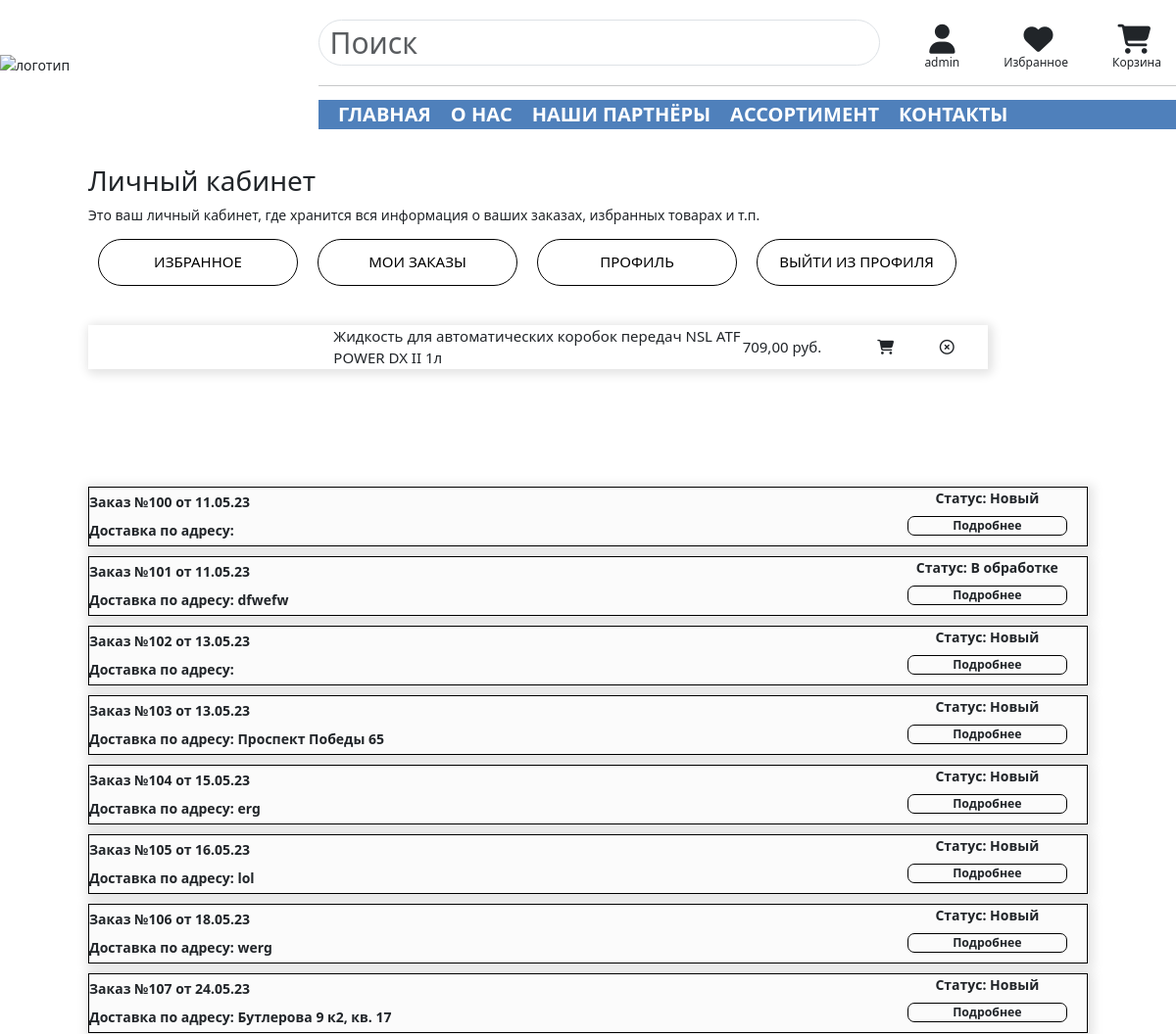
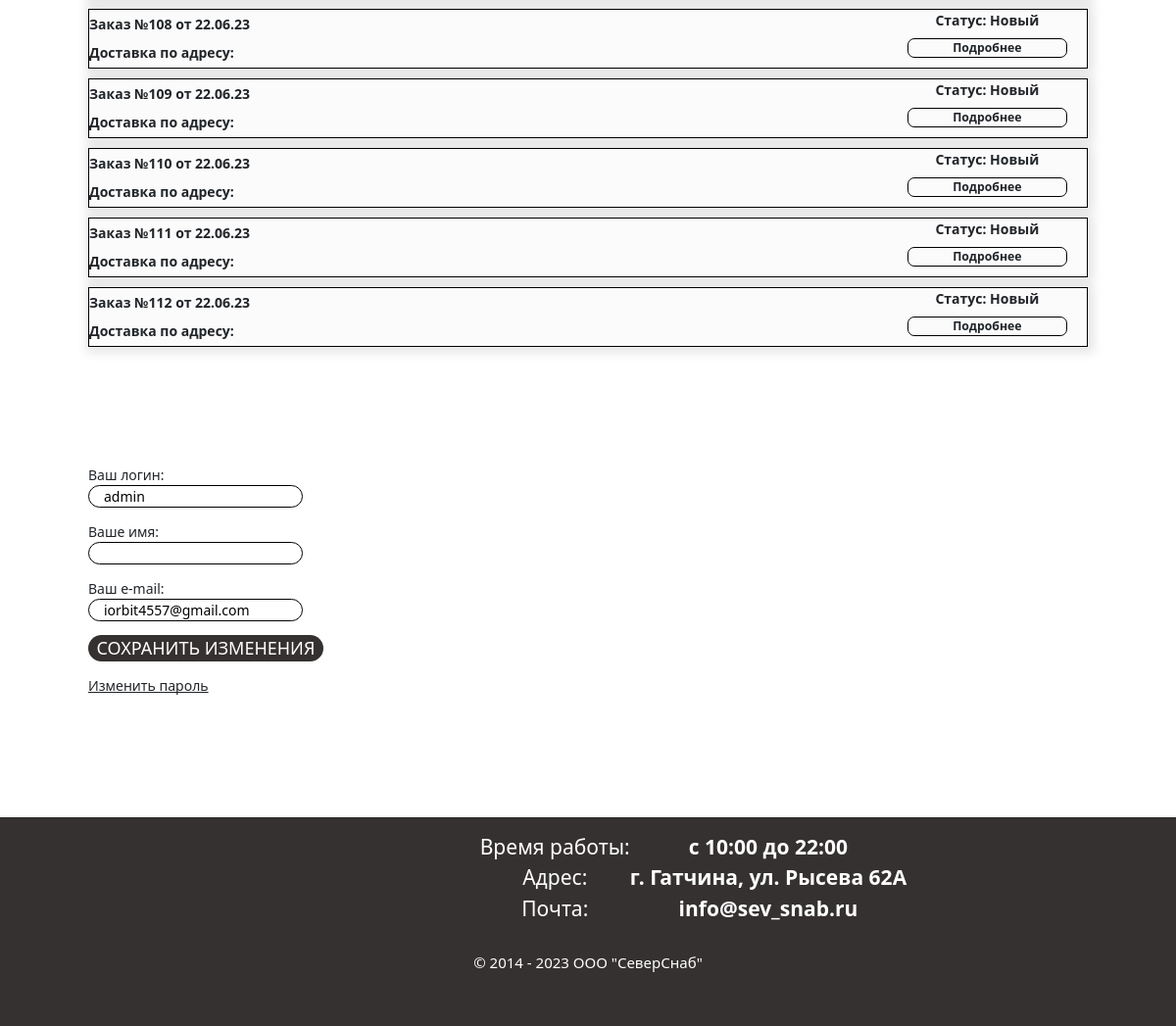
The app's page /account/ (signed in) with its own data (2 pictures, top to bottom).
### shop/models.py (models this page shows, shortened)
class Product(models.Model):
    code = models.CharField(max_length=100, primary_key=True, default=0, db_index=True)
    vendor_code = models.CharField(max_length=100, unique=True, null=True, blank=True, db_index=True)
    brand = models.ForeignKey(Brand, on_delete=models.CASCADE, null=True)
    name_m = models.CharField(max_length=200, null=True, db_index=True)
    name = models.CharField(max_length=200, db_index=True)
    visual_name = models.CharField(max_length=200, null=True, blank=True)
    category = models.ManyToManyField(Category)
    oiltype = models.ForeignKey(OilType, on_delete=models.CASCADE, blank=True, null=True, default='-')
    viscosity = models.ManyToManyField(Viscosity, blank=True, null=True, default='-')
    compound = models.ForeignKey(Compound, on_delete=models.CASCADE, blank=True, null=True, default='-')
    fuel = models.ManyToManyField(Fuel, blank=True, default='-')
    transmission = models.ManyToManyField(Transmission, blank=True, default='-')
    volume = models.IntegerField(null=True, blank=True, default='-')
    related_products = models.ManyToManyField('self', blank=True)
    description = models.TextField(null=True, blank=True, default='-')
    stock = models.PositiveIntegerField(default=0)
    price = models.DecimalField(max_digits=10, decimal_places=2)
    available = models.BooleanField(default=True)
    security_pasport = models.CharField(max_length=300, null=True, blank=True)
    tech_desc = models.CharField(max_length=300, null=True, blank=True)
    is_favorite = models.BooleanField(default=False)
    img = ProcessedImageField(upload_to='shop/img/products',
                              processors=[ResizeToFit(245.69, 317.97)],
                              options={'quality': 90},null=True, blank=True)

### orders/models.py (models this page shows, shortened)
class Order(models.Model):
    status = models.CharField('Статус', max_length=20, choices=STATUS_CHOICES, default='new')
    user = models.ForeignKey(User, on_delete=models.CASCADE, null=True)
    type = models.CharField('Тип клиента', max_length=200, null=True)
    full_name = models.CharField('Ф.И.О.', max_length=200, null=True)
    phone = models.CharField('Телефон', max_length=200, null=True)
    email = models.EmailField('Email', null=True)
    address = models.CharField('Адрес', max_length=250, blank=True)
    postal_code = models.CharField('Почтовый индекс', max_length=20)
    way_to_get = models.CharField('Способ получения', max_length=200, null=True, blank=True)
    comment = models.TextField('Комментарий', null=True, blank=True)
    created = models.DateTimeField('Создано',auto_now_add=True)
    updated = models.DateTimeField('Обновлено', auto_now=True)
    paid = models.BooleanField('Оплачено', default=False)
    manager_status = models.BooleanField('Рассмотрено', default=False, blank=False)

### account/views.py (the view)
# urls.py: path('', views.dashboard, name='dashboard'),
@login_required
def dashboard(request):
    favorite_products = Product.objects.filter(favorite__user=request.user)
    orders = models.Order.objects.filter(user=request.user)
    if request.method == 'POST':
        form = UserChangeForm(request.POST, instance=request.user)
        if form.is_valid():
            form.save()
    else:
        form = UserChangeForm(instance=request.user)
    data = {
        'favorite_products': favorite_products,
        'orders': orders,
        'form': form,
        'user': request.user,
        'section': 'dashboard',
    }
    return render(request, 'account/dashboard.html', data)

### account/forms.py
class UserChangeForm(UserChangeForm):
    class Meta(UserChangeForm.Meta):
        model = User
        fields = ('username', 'first_name', 'last_name', 'email')

### cart/cart.py (called while the page is built)
    def __len__(self):
        return sum(item['quantity'] for item in self.cart.values())

### cart/context_processors.py (called while the page is built)
def cart(request):
    return {'cart': Cart(request)}

### account/templates/account/dashboard.html (shortened to what this page needs)
{% extends 'shop/base.html' %}
{% load static %}
{% block content %}
    <div class="dashboard">
        <div class="dashboard_body">
            <div class="dashboard_content">
                <h2>Личный кабинет</h2>
                <p>Это ваш личный кабинет, где хранится вся информация о ваших заказах, избранных товарах и т.п.</p>
                <div class="tabs">
                    <button class="tablinks" onclick="openTab(event, 'favorites')">Избранное</button>
                    <button class="tablinks" onclick="openTab(event, 'orders')">Мои заказы</button>
                    <button class="tablinks" onclick="openTab(event, 'profile')">Профиль</button>
                    <button class="tablinks" onclick="window.location.href='{% url 'logout' %}'">Выйти из профиля</button>
                </div>
                <div id="favorites" class="tab-content">
                    <div class="favorite_container">
                        <div class="favorite_body">
                            {% if favorite_products %}
                                <div class="favorite_items">
                                    {% for product in favorite_products %}
                                        <div class="favorite_item">
                                            <table class="favorite_positions">
                                                <tbody>
                                                <tr>
                                                    <td style="background: #FFFFFF"><img src="{{ product.img.url }}"
                                                    </td>
                                                    <td style="background: #FFFFFF">{{ product.name }}</td>
                                                    <td style="background: #FFFFFF">{{ product.price }} руб.</td>
                                                    <td width="150px" style="background: #FFFFFF" align="right"><a
                                                            href="{% url 'add-fav-to-cart' product.code %}"><i
                                                            class="fa-solid fa-cart-shopping"></i></a></td>
                                                    <td width="150px" style="background: #FFFFFF" align="right"><a
                                                            href="{% url 'delete-favorite' product.code %}"><i
                                                            class="fa-regular fa-circle-xmark"></i></a></td>
                                                </tr>
                                                </tbody>
                                            </table>
                                        </div>
                                    {% endfor %}
                                </div>
                            {% else %}
                                <h3>У вас ещё нет избранных продуктов</h3>
                            {% endif %}
                        </div>
                    </div>
                </div>
                <div id="orders" class="tab-content">
                    <div id="orders-body">
                        {% if orders %}
                            {% for order in orders %}
                                <div class="order_item">
                                    <table class="order-positions">
                                        <tbody>
                                        <tr>
                                            <td>Заказ №{{ order.id }} от {{ order.created|date:"d.m.y" }}</td>
                                            <td>Статус: {{ order.get_status_display }}</td>
                                        </tr>
                                        <tr>
                                            <td>Доставка по адресу: {{ order.address }}</td>
                                            <td><a href="{% url 'order-detail' order.id %}"><small>Подробнее</small></a></td>
                                        </tr>
                                        </tbody>
                                    </table>
                                </div>
                            {% endfor %}
                        {% else %}
                            <h3>Вы ещё не сделали ни одного заказа</h3>
                        {% endif %}
                    </div>
                </div>
                <div id="profile" class="tab-content">
                    <form method="post">
                        <p>Ваш логин: {{ form.username }}</p>
                        <p>Ваше имя: {{ form.first_name }}</p>
                        <p>Ваш e-mail: {{ form.email }}</p>
                        <p><input class="save-changes" type="submit" value="Сохранить изменения"></p>
                    </form>
                    <a href="{% url 'password-change' %}"><u>Изменить пароль</u></a>
                </div>
            </div>
        </div>
    </div>
    </div>
{% endblock %}

### shop/templates/shop/base.html (shortened to what this page needs)
{% load static %}
<!DOCTYPE html>
<html lang="en">
    <head>
        <link rel="stylesheet" href="{% static 'shop/css/reset.css' %}">
        <link rel="stylesheet" href="{% static 'shop/css/bootstrap.min.css' %}">
        <link rel="stylesheet" href="{% static 'shop/css/style.css' %}">
        <link rel="stylesheet"
              href="https://cdn.jsdelivr.net/npm/@fortawesome/fontawesome-free@6.2.1/css/fontawesome.min.css"
>
        <link rel="stylesheet"
              href="https://cdnjs.cloudflare.com/ajax/libs/animate.css/4.1.1/animate.min.css" />
    </head>
    <header class="pc">
        <div class="header-body">
            <div class="logo">
                <a href="{% url 'assortment' %}">
                    <img src="{% static 'shop/img/logo.svg' %}" alt="логотип">
                </a>
            </div>
            <div class="nav">
                <div class="search">
                    <div class="search_block">
                        <form action="{% url 'search' %}" , method="get" class="form-horizontal">
                            <input type="search" placeholder="Поиск" name="q" class="form-control">
                        </form>
                    </div>
                    <div class="buttons_block">
                        <div class="buttons">
                            <div class="login">
                                <div class="login-icon">
                                    <a href="{% url 'dashboard' %}" class="pc-icon">
                                        <i class="fa-solid fa-user"></i>
                                    </a>
                                    <span class="login-label">
                                        {% if request.user.is_authenticated %}
                                            {{ request.user.username }}
                                        {% else %}
                                            <a href="{% url 'login' %}">Вход</a>
                                        {% endif %}
                                    </span>
                                </div>
                            </div>
                            <div class="favorite">
                                <div class="favorite-icon">
                                    <a href="{% url 'dashboard' %}" class="pc-icon">
                                        <i class="fa-solid fa-heart"></i>
                                    </a>
                                    <div class="favorite-label">Избранное</div>
                                </div>
                            </div>
                            <div class="cart">
                                {% with total_items=cart|length %}
                                    <div class="cart-icon">
                                        <a href="{% url 'cart-detail' %}" class="pc-icon">
                                            <i class="fa fa-shopping-cart"></i>
                                        </a>
                                        <div class="cart-label">Корзина</div>
                                    </div>
                                {% endwith %}
                            </div>
                        </div>
                    </div>
                </div>
                <hr>
                <nav class="navbar navbar-expand-lg navbar-light ">
                    <div class="collapse navbar-collapse" id="navbarNav">
                        <ul class="navbar-nav mr-auto">
                            <li class="nav-item">
                                <a href="{% url 'main' %}">главная</a>
                            </li>
                            <li class="nav-item">
                                <a href="{% url 'about' %}">о нас</a>
                            </li>
                            <li class="nav-item">
                                <a href="{% url 'partners' %}">наши партнёры</a>
                            </li>
                            <li class="nav-item">
                                <a href="{% url 'assortment' %}">ассортимент</a>
                            </li>
                            <li class="nav-item">
                                <a href="{% url 'contacts' %}">контакты</a>
                            </li>
                        </ul>
                    </div>
                </nav>
            </div>
        </div>
    </header>
    <div class="art_margin"></div>
<body>
    <div class="main-content">
        {% block content %}{% endblock %}
</body>
<footer>
    <hr>
    <div class="footer-body">
        <div class="footer-second-floor">
            <div class="footer-timetable">
                <table>
                    <tbody>
                        <tr>
                            <td>Время работы:</td>
                            <td>с 10:00 до 22:00</td>
                        </tr>
                        <tr>
                            <td>Адрес:</td>
                            <td>г. Гатчина, ул. Рысева 62А</td>
                        </tr>
                        <tr>
                            <td>Почта:</td>
                            <td>
                                <a href="mailto: info@sev_snab.ru">info@sev_snab.ru</a>
                            </td>
                        </tr>
                    </tbody>
                </table>
            </div>
        </div>
    </div>
    <div class="underfooter_container">
        <div class="underfooter_body">
            <div class="underfooter">
                <h3>&#169 2014 - 2023 ООО "СеверСнаб"</h3>
            </div>
        </div>
    </div>
</footer>
</html>

### records on screen
Product: name "Жидкость для автоматических коробок передач NSL ATF POWER DX II 1л", price "709,00"
Order: id "100", created "11.05.23", status "Новый"
Order: id "101", created "11.05.23", status "В обработке", address "dfwefw"
Order: id "102", created "13.05.23", status "Новый"
Order: id "103", created "13.05.23", status "Новый", address "Проспект Победы 65"
Order: id "104", created "15.05.23", status "Новый", address "erg"
Order: id "105", created "16.05.23", status "Новый", address "lol"
Order: id "106", created "18.05.23", status "Новый", address "werg"
Order: id "107", created "24.05.23", status "Новый", address "Бутлерова 9 к2, кв. 17"
Order: id "108", created "22.06.23", status "Новый"
Order: id "109", created "22.06.23", status "Новый"
Order: id "110", created "22.06.23", status "Новый"
Order: id "111", created "22.06.23", status "Новый"
Order: id "112", created "22.06.23", status "Новый"

### other values on screen
{{ request.user.username }} "admin"
